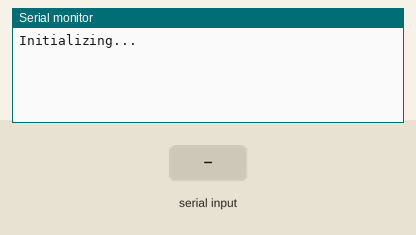
Simulated run of this sketch. Board: Arduino Leonardo, built with avr-gcc and run on an emulated ATmega32U4. Shown: the last lines printed to the serial monitor. Inputs (shaded band) come from the test bench.

Above: at 2.2 s.
2.3 s: "1" received over the second serial link
At 2.9 s:
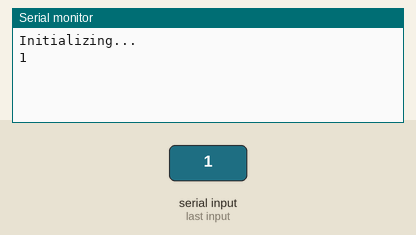
4.0 s: "0" received over the second serial link
At 5.3 s:
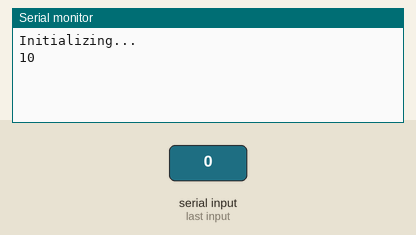

The sketch:

Two_Serial.ino
```cpp
void setup()
{
  Serial.begin(9600);     //Computer Serial
  Serial1.begin(115200);  //Microcontroller Serial

  Serial.println("Initializing...");
  delay(1000);
}

void loop()
{
  updateSerial();
}

void updateSerial()
{
  delay(500);
  while (Serial.available())
  {
    Serial1.write(Serial.read());
  }
  while (Serial1.available())
  {
    Serial.write(Serial1.read());
  }
}
```

Measured:
- after the input at 2.3 s, the serial monitor: prints a new line after 0.20 s (image 1)
- after the input at 4.0 s, the serial monitor: prints a new line at once (image 2)
